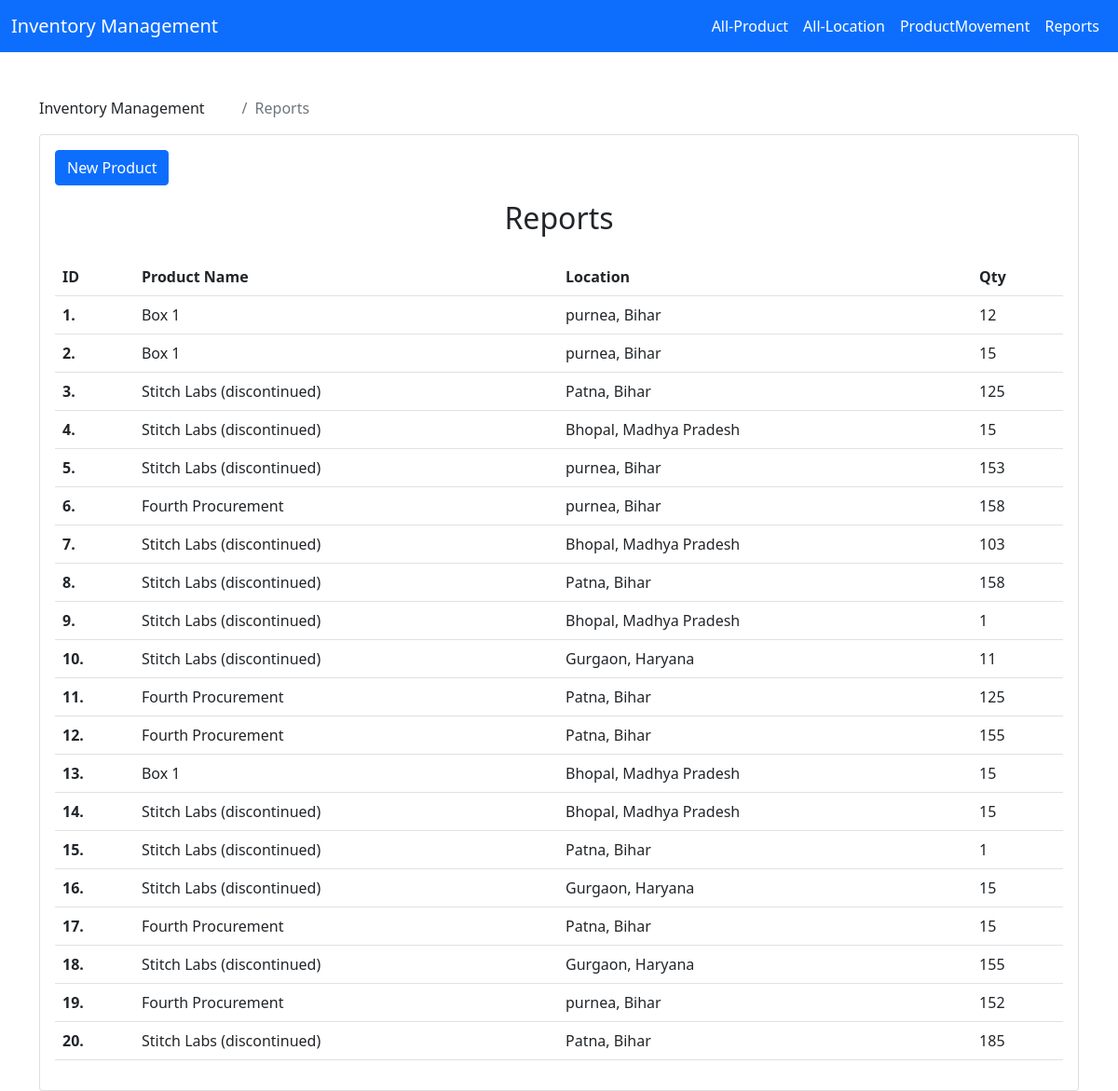
The page /report on the database as committed earlier.
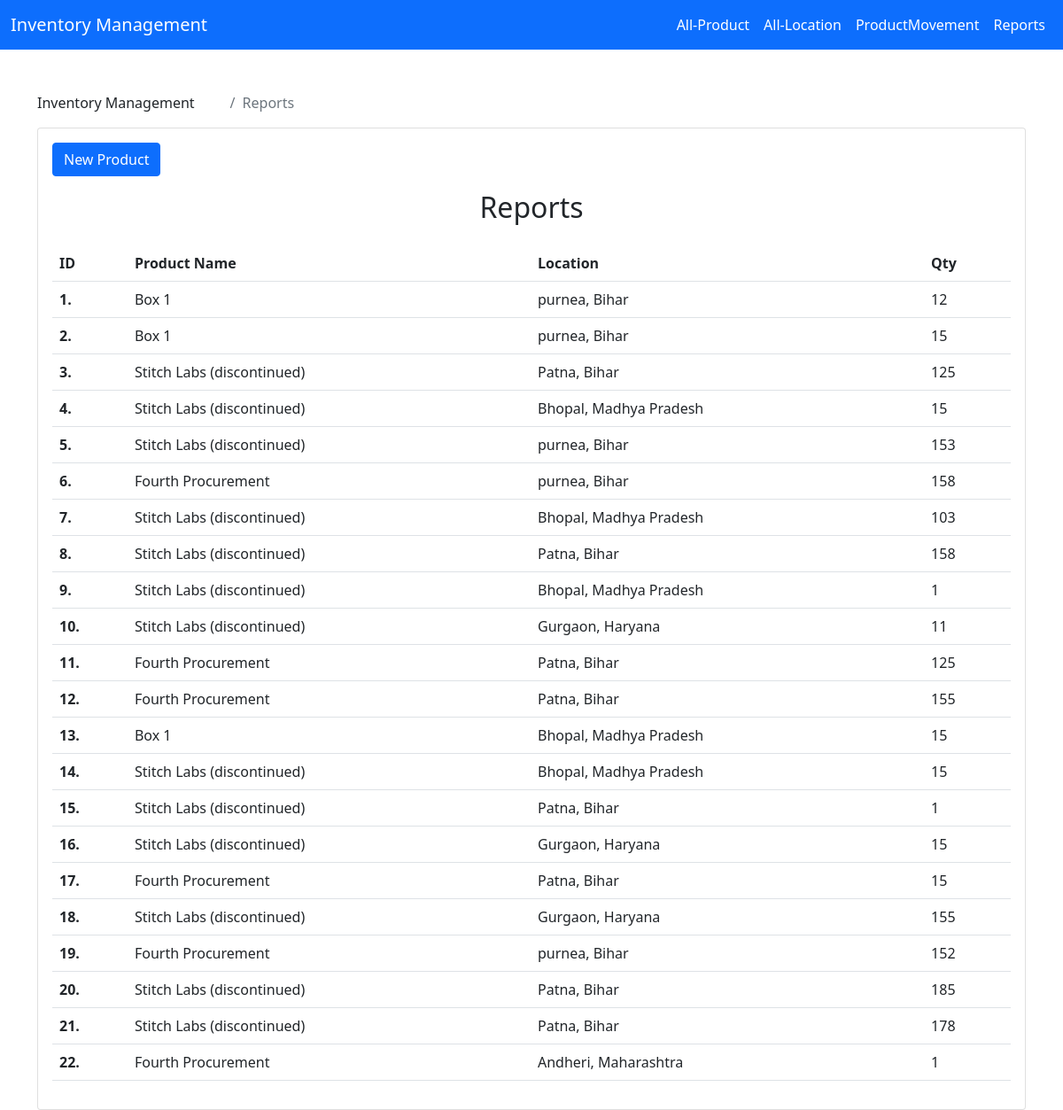
The same page on the database as committed later.
### app/models.py (models this page shows, shortened)
class ProductMovement(models.Model):
    timestamp = models.DateTimeField(auto_now_add=True)
    from_location = models.ForeignKey(WLocat, related_name='from_locations', null=True, blank=True, on_delete=models.CASCADE)
    to_location = models.ForeignKey(WLocat, related_name='to_locations', null=True, blank=True, on_delete=models.CASCADE)
    product_id = models.ForeignKey(Product, on_delete=models.CASCADE)
    qty = models.IntegerField(default=1)

class Product(models.Model):
    product_name = models.CharField(max_length=200)
    product_description = models.CharField(max_length=400)

class WLocat(models.Model):
    city = models.CharField(max_length=200, null=True, blank=True)
    state = models.CharField(max_length=200, null=True, blank=True)

### app/views.py (the view)
# urls.py: path('report',Report.as_view(),name='report')
class Report(View):
    def get(self, request):
        context = {
            'allreport':ProductMovement.objects.all()
        }
        return render(request,'reports.html',context)

### templates/reports.html (shortened to what this page needs)
{% extends 'base.html' %}
{% block content %}
    <div class="container mt-5">
        <div class="row">
            <div class="col-12 mx-auto">
            <div class="page-breadcrumb d-none d-sm-flex align-items-center mb-3">
					<div class="breadcrumb-title pe-3">Inventory Management</div>
					<div class="ps-3">
						<nav aria-label="breadcrumb">
							<ol class="breadcrumb mb-0 p-0">
								<li class="breadcrumb-item active" aria-current="page">Reports</li>
							</ol>
						</nav>
					</div>
				</div>
                <div class="card">
                <div class="col-lg-3 col-xl-2 m-3">
                    <a href="{% url 'add-product' %}" class="btn btn-primary mb-3 mb-lg-0">New Product</a>
                </div>
                <h2 class="card-title text-center">Reports</h2>
                <div class="card-body">
                <table class="table table-hover">
                    <tr>
                        <th>ID</th>
                        <th>Product Name</th>
                        <th>Location</th>
                        <th>Qty</th>
                    </tr>
                    {% for foo in allreport %}
                        <tr>
                            <th>{{ foo.id }}.</th>
                            <td>{{ foo.product_id.product_name }}</td>
                            {% if foo.from_location %}
                                <td>{{ foo.from_location.city }}, {{ foo.from_location.state }}</td>
                            {% elif foo.to_location %}
                                <td>{{ foo.to_location.city }}, {{ foo.to_location.state }}</td>
                            {% endif %}
                            <td>{{ foo.qty }}</td>
                        </tr>
                    {% endfor %}
                </table>
            </div>
        </div>
            </div>
        </div>
    </div>
{% endblock %}

Rows that differ between the two databases and show on the page:
added ProductMovement: id "21", product_id.product_name "Stitch Labs (discontinued)", from_location.city "Patna", from_location.state "Bihar", qty "178"
added ProductMovement: id "22", product_id.product_name "Fourth Procurement", from_location.city "Andheri", from_location.state "Maharashtra", qty "1"
